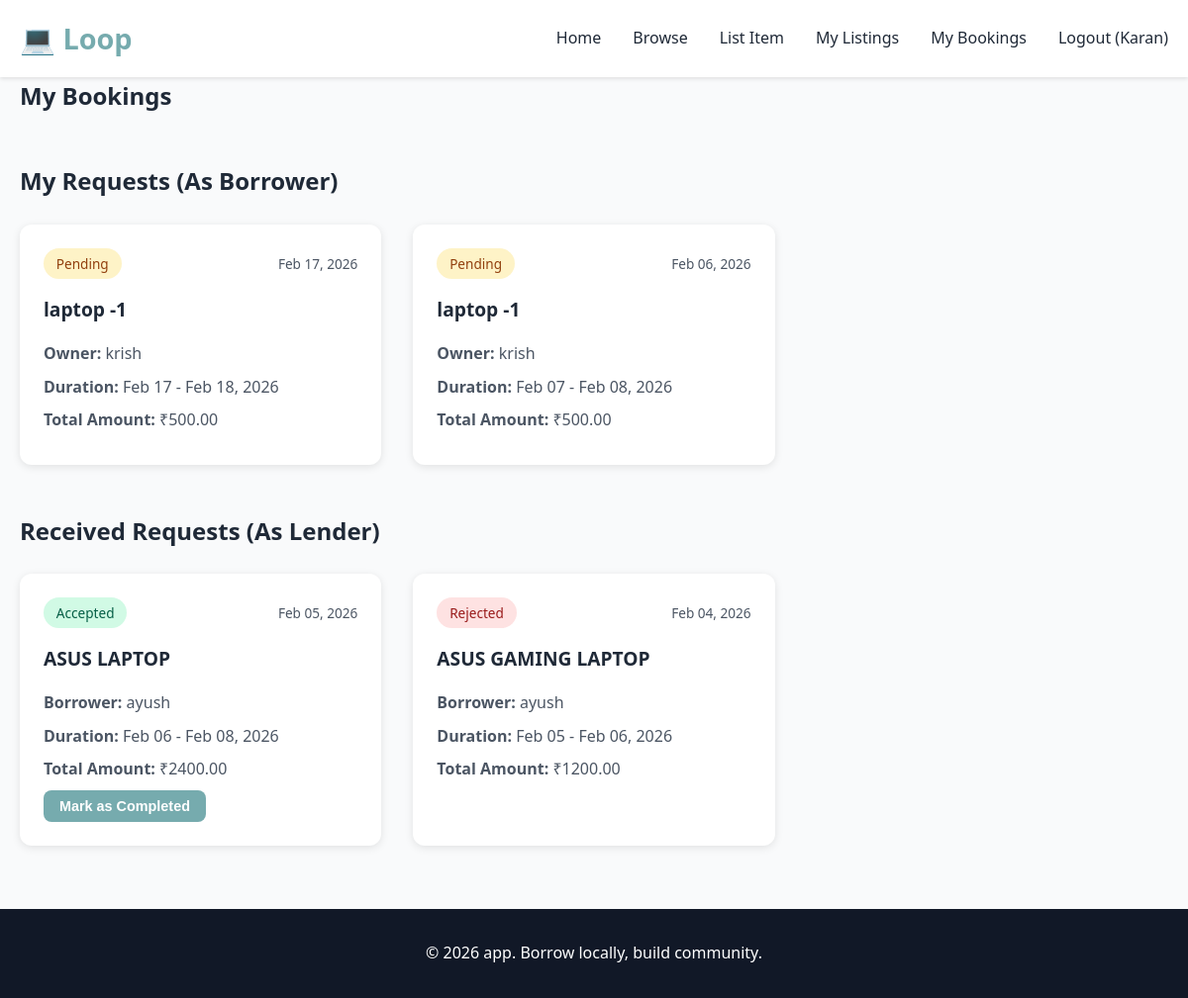
Page /my-bookings/ (signed in) on the committed database.
### app/models.py (models this page shows, shortened)
class Booking(models.Model):
    STATUS_CHOICES = [
        ('pending', 'Pending'),
        ('accepted', 'Accepted'),
        ('rejected', 'Rejected'),
        ('active', 'Active'),
        ('completed', 'Completed'),
    ]
    product = models.ForeignKey(Product, on_delete=models.CASCADE)
    borrower = models.ForeignKey(User, on_delete=models.CASCADE)
    start_date = models.DateField()
    end_date = models.DateField()
    total_amount = models.DecimalField(max_digits=10, decimal_places=2)
    status = models.CharField(max_length=20, choices=STATUS_CHOICES, default='pending')
    created_at = models.DateTimeField(auto_now_add=True)

class Product(models.Model):
    CATEGORY_CHOICES = [
        ('camera', 'Camera'),
        ('laptop', 'Laptop'),
    ]
    owner = models.ForeignKey(User, on_delete=models.CASCADE, related_name='listings')
    category = models.CharField(max_length=20, choices=CATEGORY_CHOICES)
    title = models.CharField(max_length=200)
    description = models.TextField()
    brand = models.CharField(max_length=100)
    model = models.CharField(max_length=100)
    condition = models.CharField(max_length=50)
    price_per_day = models.DecimalField(max_digits=10, decimal_places=2)
    security_deposit = models.DecimalField(max_digits=10, decimal_places=2)
    max_lending_days = models.IntegerField(default=7)
    image1 = models.ImageField(upload_to='products/', blank=True)
    image2 = models.ImageField(upload_to='products/', blank=True)
    image3 = models.ImageField(upload_to='products/', blank=True)
    is_available = models.BooleanField(default=True)
    created_at = models.DateTimeField(auto_now_add=True)

### app/views.py (the view)
# urls.py: path('my-bookings/', views.my_bookings, name='my_bookings'),
@login_required
def my_bookings(request):
    my_requests = Booking.objects.filter(borrower=request.user).order_by('-created_at')
    received_requests = Booking.objects.filter(product__owner=request.user).order_by('-created_at')
    context = {
        'my_requests': my_requests,
        'received_requests': received_requests,
    }
    return render(request, 'my_bookings.html', context)

### app/templates/my_bookings.html (shortened to what this page needs)
{% extends 'base.html' %}
{% block content %}
<div class="container">
    <h2>My Bookings</h2>
    <div class="bookings-section">
        <h3>My Requests (As Borrower)</h3>
        {% if my_requests %}
            <div class="bookings-grid">
                {% for booking in my_requests %}
                <div class="booking-card">
                    <div class="booking-header">
                        <span class="status-badge {{ booking.status }}">{{ booking.get_status_display }}</span>
                        <span class="booking-date">{{ booking.created_at|date:"M d, Y" }}</span>
                    </div>
                    <h4>{{ booking.product.title }}</h4>
                    <p><strong>Owner:</strong> {{ booking.product.owner.username }}</p>
                    <p><strong>Duration:</strong> {{ booking.start_date|date:"M d" }} - {{ booking.end_date|date:"M d, Y" }}</p>
                    <p><strong>Total Amount:</strong> ₹{{ booking.total_amount }}</p>
                </div>
                {% endfor %}
            </div>
        {% else %}
            <p class="no-data">You haven't made any booking requests yet.</p>
        {% endif %}
    </div>
    <div class="bookings-section">
        <h3>Received Requests (As Lender)</h3>
        {% if received_requests %}
            <div class="bookings-grid">
                {% for booking in received_requests %}
                <div class="booking-card">
                    <div class="booking-header">
                        <span class="status-badge {{ booking.status }}">{{ booking.get_status_display }}</span>
                        <span class="booking-date">{{ booking.created_at|date:"M d, Y" }}</span>
                    </div>
                    <h4>{{ booking.product.title }}</h4>
                    <p><strong>Borrower:</strong> {{ booking.borrower.username }}</p>
                    <p><strong>Duration:</strong> {{ booking.start_date|date:"M d" }} - {{ booking.end_date|date:"M d, Y" }}</p>
                    <p><strong>Total Amount:</strong> ₹{{ booking.total_amount }}</p>
                    {% if booking.status == 'pending' %}
                        <div class="booking-actions">
                            <button class="btn-small btn-primary"
                                    onclick="location.href='{% url 'booking_action' booking.id 'accept' %}'">
                                Accept
                            </button>
                            <button class="btn-small btn-danger"
                                    onclick="location.href='{% url 'booking_action' booking.id 'reject' %}'">
                                Reject
                            </button>
                        </div>
                    {% elif booking.status == 'accepted' %}
                        <button class="btn-small btn-primary"
                                onclick="location.href='{% url 'complete_booking' booking.id %}'">
                            Mark as Completed
                        </button>
                    {% endif %}
                </div>
                {% endfor %}
            </div>
        {% else %}
            <p class="no-data">No booking requests received yet.</p>
        {% endif %}
    </div>
</div>
{% endblock %}

### app/templates/base.html (shortened to what this page needs)
<!DOCTYPE html>
<html lang="en">
<head>
    {% load static %}
    <link rel="stylesheet" href="{% static 'css/style.css' %}">
</head>
<body>
    <nav class="navbar">
        <div class="container">
            <div class="nav-brand">
                <h1>&#x1F4BB Loop</h1>
            </div>
            <ul class="nav-menu">
                <li><a href="{% url 'home' %}">Home</a></li>
                <li><a href="{% url 'product_list' %}">Browse</a></li>
                {% if user.is_authenticated %}
                    <li><a href="{% url 'create_listing' %}">List Item</a></li>
                    <li><a href="{% url 'my_listings' %}">My Listings</a></li>
                    <li><a href="{% url 'my_bookings' %}">My Bookings</a></li>
                    <li><a href="{% url 'logout' %}">Logout ({{ user.username }})</a></li>
                {% else %}
                    <li><a href="{% url 'login' %}">Login</a></li>
                    <li><a href="{% url 'register' %}" class="btn-primary">Register</a></li>
                {% endif %}
            </ul>
        </div>
    </nav>
    <main>
        {% block content %}{% endblock %}
    </main>
    <footer>
        <div class="container">
            <p>&copy; 2026 app. Borrow locally, build community.</p>
        </div>
    </footer>
</body>
</html>

### app/static/css/style.css (style rules this page uses)
* { margin: 0; padding: 0; box-sizing: border-box; }
:root { --primary: #76ABAE; --primary-dark: #1b3c53; --secondary: #10b981; --danger: #ef4444; --gray-50: #f9fafb; --gray-100: #f3f4f6; --gray-200: #e5e7eb; --gray-600: #4b5563; --gray-800: #1f2937; --gray-900: #111827; }
body { font-family: 'Segoe UI', Tahoma, Geneva, Verdana, sans-serif; line-height: 1.6; color: var(--gray-800); background-color: var(--gray-50); }
.container { max-width: 1200px; margin: 0 auto; padding: 0 20px; }
.navbar { background: white; box-shadow: 0 2px 4px rgba(0,0,0,0.1); padding: 1rem 0; position: sticky; top: 0; z-index: 100; }
.navbar .container { display: flex; justify-content: space-between; align-items: center; }
.nav-brand h1 { color: var(--primary); font-size: 1.8rem; }
.nav-menu { display: flex; list-style: none; gap: 2rem; align-items: center; }
.nav-menu a { text-decoration: none; color: var(--gray-800); font-weight: 500; transition: color 0.3s; }
.btn-large, .btn-primary, .btn-secondary, .btn-small, .btn-submit { padding: 0.75rem 2rem; border-radius: 8px; text-decoration: none; font-weight: 600; display: inline-block; transition: all 0.3s; border: none; cursor: pointer; }
.btn-primary { background: var(--primary); color: white; }
.btn-small { padding: 0.5rem 1rem; font-size: 0.9rem; }
.status-badge { padding: 0.3rem 0.8rem; border-radius: 20px; font-size: 0.85rem; }
footer { background: var(--gray-900); color: white; text-align: center; padding: 2rem 0; margin-top: 4rem; }
.bookings-section { margin: 3rem 0; }
.bookings-section h3 { margin-bottom: 1.5rem; font-size: 1.5rem; }
.bookings-grid { display: grid; grid-template-columns: repeat(auto-fill, minmax(350px, 1fr)); gap: 2rem; }
.booking-card { background: white; padding: 1.5rem; border-radius: 12px; box-shadow: 0 2px 8px rgba(0,0,0,0.1); }
.booking-header { display: flex; justify-content: space-between; align-items: center; margin-bottom: 1rem; }
.booking-date { font-size: 0.85rem; color: var(--gray-600); }
.booking-card h4 { margin: 1rem 0; font-size: 1.2rem; }
.booking-card p { margin: 0.5rem 0; color: var(--gray-600); }
.status-badge.pending { background: #fef3c7; color: #92400e; }
.status-badge.accepted { background: #d1fae5; color: #065f46; }
.status-badge.rejected { background: #fee2e2; color: #991b1b; }

### rows in the picture
Booking: status "Pending", created_at "Feb 17, 2026", product "laptop -1", product.owner.username "krish", start_date "Feb 17", end_date "Feb 18, 2026", total_amount "500.00"
Booking: status "Pending", created_at "Feb 06, 2026", product "laptop -1", product.owner.username "krish", start_date "Feb 07", end_date "Feb 08, 2026", total_amount "500.00"
Booking: status "Accepted", created_at "Feb 05, 2026", product "ASUS LAPTOP", borrower.username "ayush", start_date "Feb 06", end_date "Feb 08, 2026", total_amount "2400.00", shows "Mark as Completed"
Booking: status "Rejected", created_at "Feb 04, 2026", product "ASUS GAMING LAPTOP", borrower.username "ayush", start_date "Feb 05", end_date "Feb 06, 2026", total_amount "1200.00"

### other values in the picture
{{ user.username }} "Karan"
